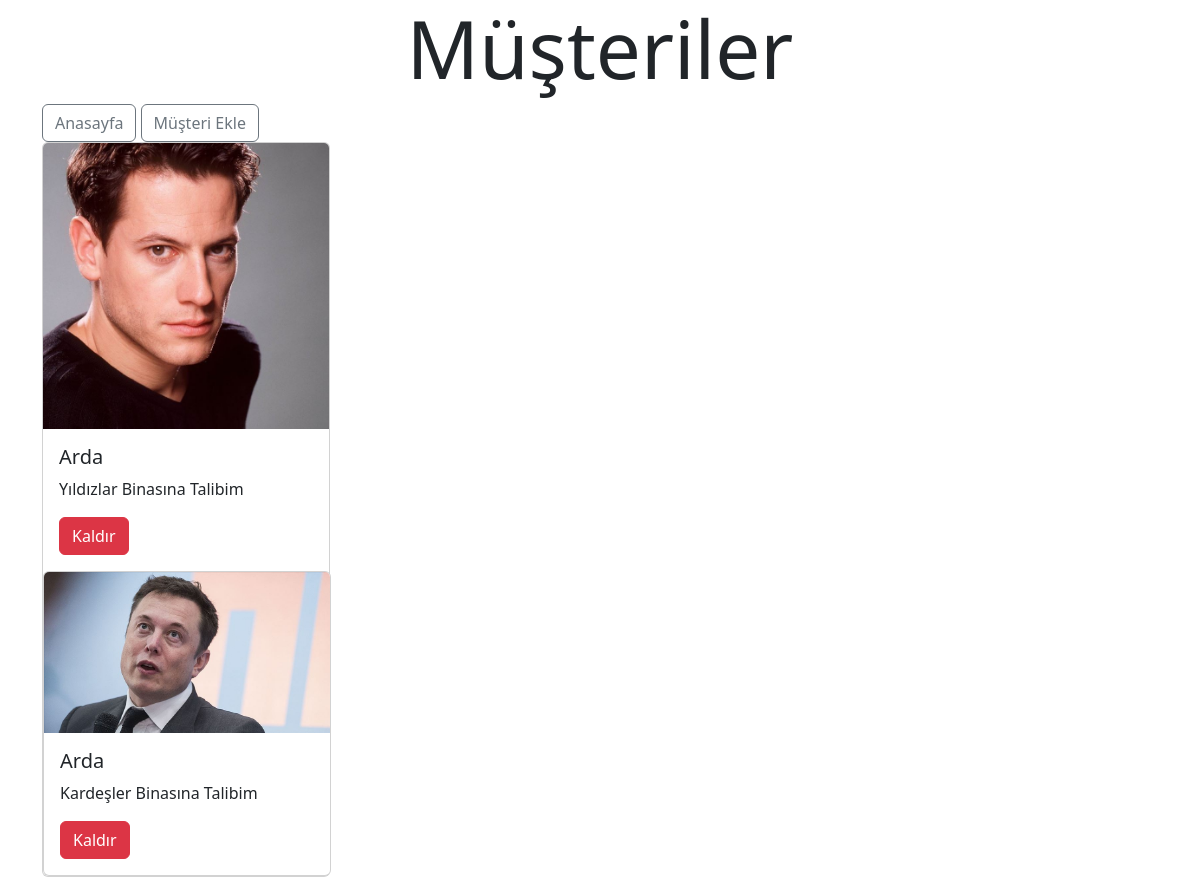
The app's page /ArdaBaygin/musteriler.php with its own data.
### tables this page shows
CREATE TABLE `musteriler` (
  `musteri_id` int(11) NOT NULL,
  `musteri_isim` text DEFAULT NULL,
  `musteri_aciklama` text DEFAULT NULL,
  `musteri_resim` text DEFAULT NULL
);

### ArdaBaygin/musteriler.php (the view, shortened to what this page needs)
<?php
include "myphpbagla.php";
$sql ="SELECT * FROM `musteriler`";
$sorgu = $baglan->prepare($sql);
$sorgu->execute();
?>
<!DOCTYPE html>
<html lang="en">
<head>
    <link href="https://cdn.jsdelivr.net/npm/bootstrap@5.2.0-beta1/dist/css/bootstrap.min.css" rel="stylesheet">
</head>
<body>
  <div class="container">
      <div class="row">
        <div class="col">
        <h1 class="display-1 text-center">Müşteriler</h1>
        </div>
      </div>
    </div>
    <div class="container">
      <div class="row">
        <div class="col">
        <a href="index.php" class="btn btn-outline-secondary">Anasayfa</a>
        <a href="musteri_ekle.php" class="btn btn-outline-secondary">Müşteri Ekle</a>
        </div>
      </div>
    </div>
    <div class="container">
      <div class="row">
        <div class="col">
  <?php while($satir = $sorgu->fetch(PDO::FETCH_ASSOC)) { ?>
    <div class="card" style="width: 18rem;">
  <img src="images/<?=$satir['musteri_resim']?>" class="card-img-top" alt="...">
  <div class="card-body">
    <h5 class="card-title"><?=$satir['musteri_isim']?></h5>
    <p class="card-text"><?=$satir['musteri_aciklama']?></p>
    <a href="?sil=<?=$satir['musteri_id']?>" class="btn btn-danger">Kaldır</a>
  </div>
  <?php } ?>
        </div>
      </div>
    </div>
</body>
</html>

### records on screen
musteriler: musteri_resim (picture), musteri_isim "Arda", musteri_aciklama "Yıldızlar Binasına Talibim"
musteriler: musteri_resim (picture), musteri_isim "Arda", musteri_aciklama "Kardeşler Binasına Talibim"
